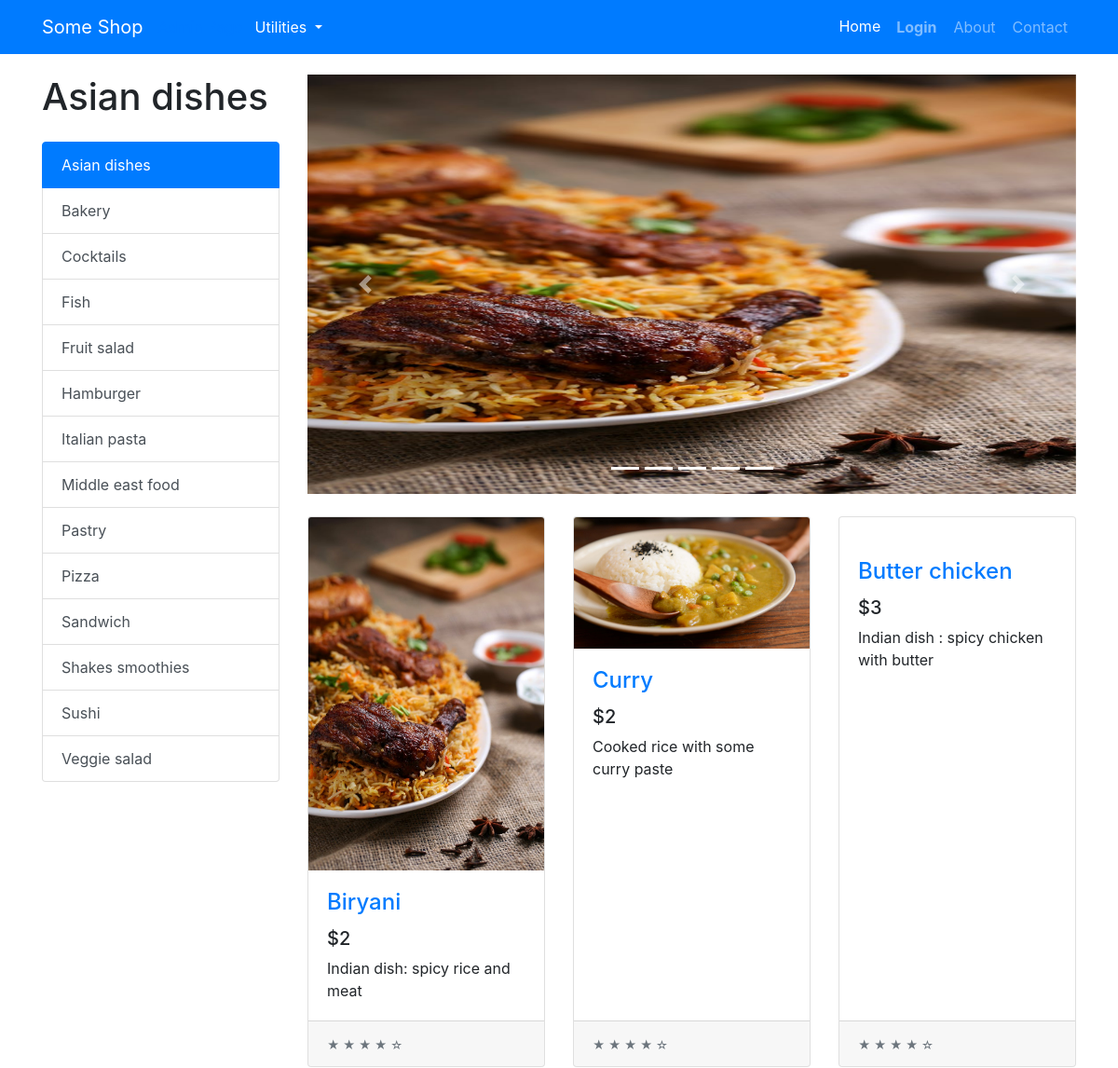
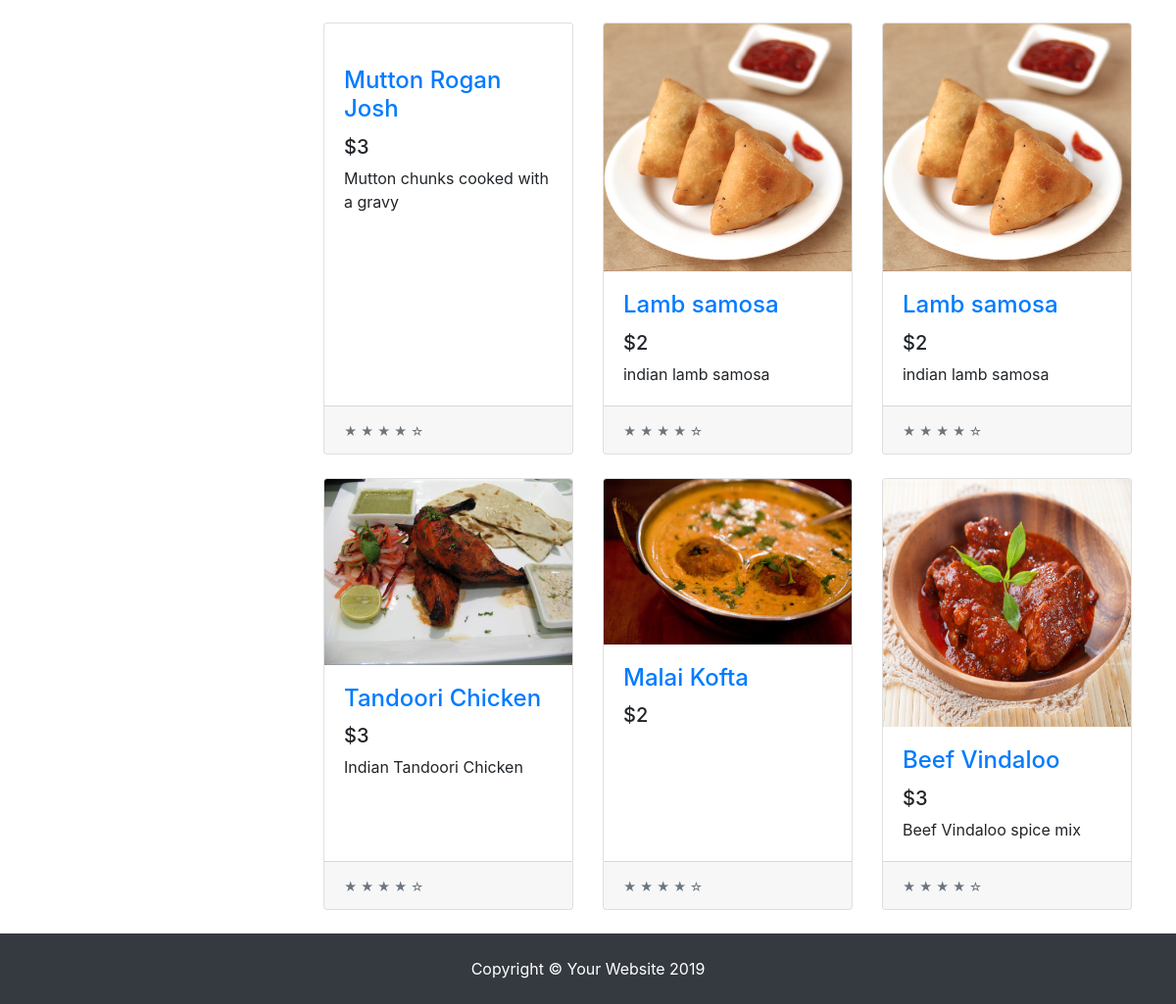
Before: /categories/asian_dishes with the older database file (2 pictures, top to bottom).
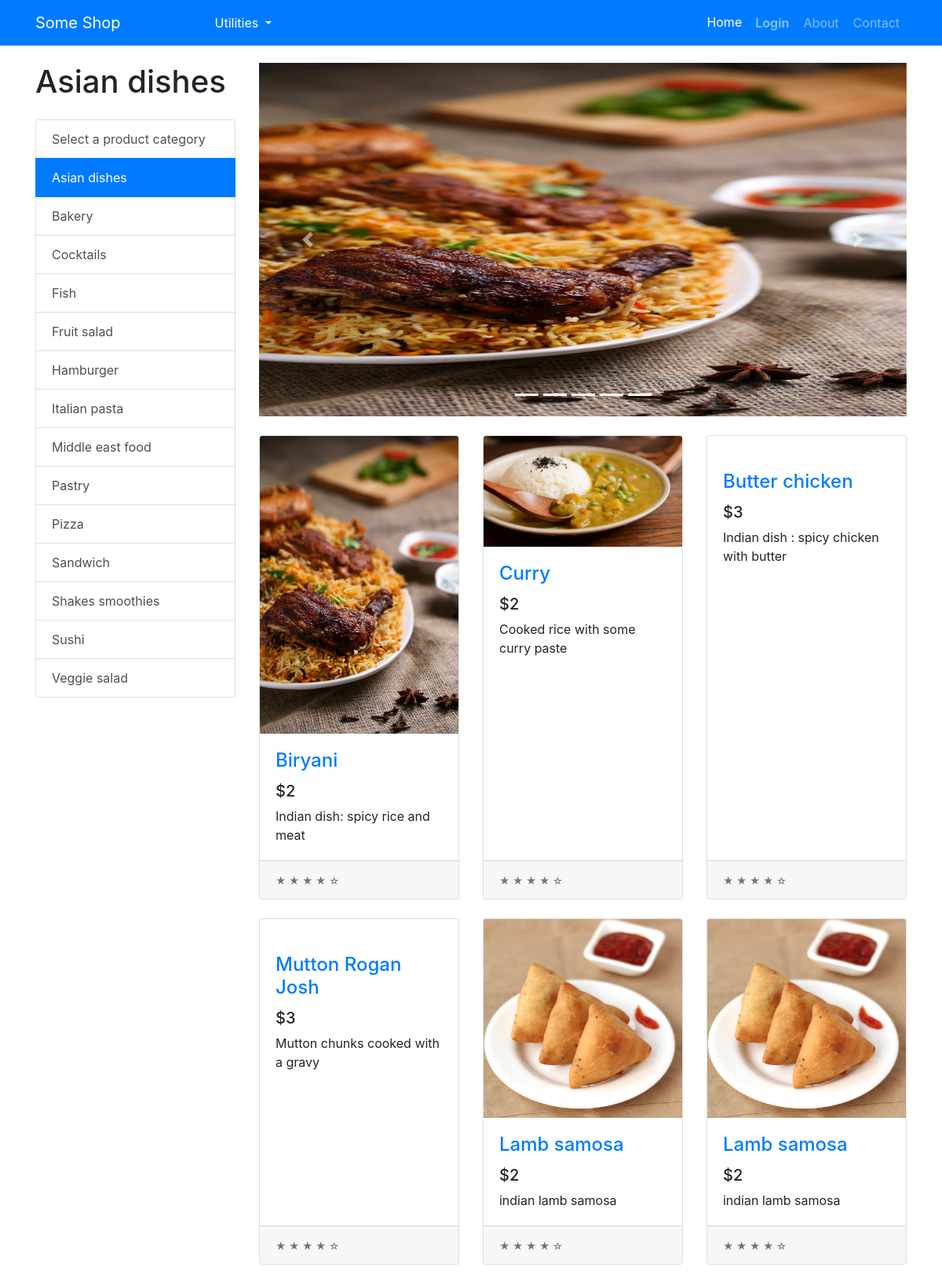
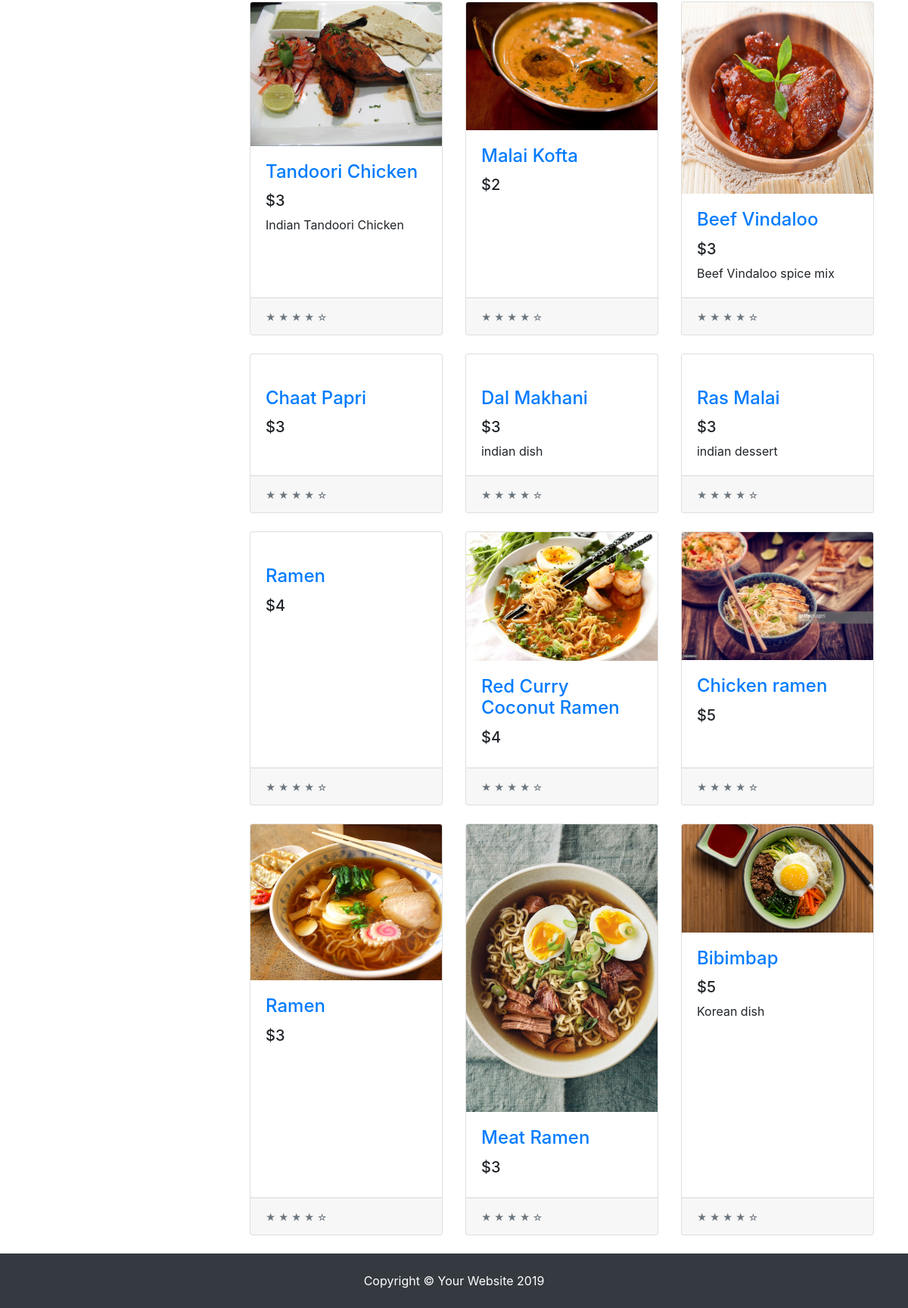
After: the same page with the newer database file (2 pictures, top to bottom).
### tables this page shows
CREATE TABLE PRODUCT (ID VARCHAR, NAME VARCHAR, PRICE INTEGER, DESCRIPTION TEXT, IMAGE TEXT, TAGS TEXT, SCORE REAL);

### app.py (the view)
@app.route("/categories/<category>")
def categories(category):
    products = get_products_by_tag(category)
    tags = get_product_tags()
    return render_template("index.html",
                            products=products,
                            tags=tags,
                            category=category,
                            chosen_products=products[:5],
                            os=os,
                            len=len,
                            range=range,
                            enumerate=enumerate)

### common/database.py (called while the page is built)
    @classmethod
    def get_all_products(cls, formalize=True):
        cursor = cls.DATABASE.execute("SELECT * FROM PRODUCT ORDER BY SCORE DESC")
        returned_data = cursor.fetchall()
        if not returned_data:
            return None
        if not formalize:
            return returned_data
        data = []
        for item in returned_data:
            d = {}
            for i, field in enumerate(cls.PRODUCT_FIELDS):
                d[field.lower()] = item[i]
            data.append(d)
        return data

    @classmethod
    def get_products_by_tag(cls, tag):
        cursor = cls.DATABASE.execute("SELECT * FROM PRODUCT WHERE TAGS LIKE ? ORDER BY SCORE DESC", (f"%{tag}%",))
        returned_data = cursor.fetchall()
        if not returned_data:
            return None
        data = []
        for item in returned_data:
            d = {}
            for i, field in enumerate(cls.PRODUCT_FIELDS):
                d[field.lower()] = item[i]
            data.append(d)
        return data

    @classmethod
    def get_product_tags(cls):
        data = cls.get_all_products()
        return sorted({ d['tags'] for d in data })

### models/products/product.py (called while the page is built)
def get_product_tags():
    return Database.get_product_tags()

def get_products_by_tag(tag):
    products = Database.get_products_by_tag(tag)
    if products:
        return [ Product(**product) for product in products ]
    else:
        return []

### templates/index.html (shortened to what this page needs)
{% extends "base.html" %}
{% block content %}
<div class="container">
    <div class="row">
        <div class="col-lg-3">
            <h1 class="my-4">
                {% if category %}
                {{category.replace("_", " ").capitalize()}}
                {% else %}
                Categories
                {% endif %}
            </h1>
            <div class="list-group" id="list-tab" role="tablist">
                {% for tag in tags %}
                {% if category == tag %}
                <a class="list-group-item list-group-item-action active" href="{{url_for('categories', category=tag)}}"
                    aria-controls="home">{{tag.replace("_", " ").capitalize()}}</a>
                {% else %}
                <a class="list-group-item list-group-item-action" href="{{url_for('categories', category=tag)}}"
                    aria-controls="home">{{tag.replace("_", " ").capitalize()}}</a>
                {% endif %}
                {% endfor %}
            </div>
        </div>
        <div class="col-lg-9">
            <div id="carouselExampleIndicators" class="carousel slide my-4" data-ride="carousel">
                <ol class="carousel-indicators">
                    {% for i in range(len(chosen_products)) %}
                    <li data-target="#carouselExampleIndicators" data-slide-to="{{i}}" class="active"></li>
                    {% endfor %}
                </ol>
                <div class="carousel-inner" role="listbox">
                    {% for i, product in enumerate(chosen_products) %}
                        {% if i == 0 %}
                        <div class="carousel-item active">
                        {% else %}
                        <div class="carousel-item">
                            {% endif %}
                            <a href="{{url_for('product.product', product_id=product.id)}}">
                                <img class="d-block img-fluid carousel-img"
                                    src="{{url_for('static', filename='img/products/{}'.format(os.path.basename(product.image)))}}"
                                    alt="slide">
                            </a>
                        </div>
                        {% endfor %}
                    </div>
                    <a class="carousel-control-prev" href="#carouselExampleIndicators" role="button" data-slide="prev">
                        <span class="carousel-control-prev-icon" aria-hidden="true"></span>
                    </a>
                    <a class="carousel-control-next" href="#carouselExampleIndicators" role="button" data-slide="next">
                        <span class="carousel-control-next-icon" aria-hidden="true"></span>
                    </a>
                </div>
                <div class="row">
                    {% for product in products %}
                    <div class="col-lg-4 col-md-6 mb-4">
                        <div class="card h-100">
                            <a href="{{url_for('product.product', product_id=product.id)}}"><img class="card-img-top"
                                    src="{{url_for('static', filename='img/products/{}'.format(os.path.basename(product.image)))}}"
                                    alt=""></a>
                            <div class="card-body">
                                <h4 class="card-title">
                                    <a href="{{url_for('product.product', product_id=product.id)}}">{{product.name}}</a>
                                </h4>
                                <h5>${{product.price}}</h5>
                                <p class="card-text">{{product.description}}</p>
                            </div>
                            <div class="card-footer">
                                <small class="text-muted">&#9733; &#9733; &#9733; &#9733; &#9734;</small>
                            </div>
                        </div>
                    </div>
                    {% endfor %}
                </div>
            </div>
        </div>
    </div>
    <footer class="py-4 bg-dark">
        <div class="container">
            <p class="m-0 text-center text-white">Copyright &copy; Your Website 2019</p>
        </div>
    </footer>
    {% endblock content %}

### templates/base.html (shortened to what this page needs)
<!doctype html>
<html>
<head>
    <link rel="stylesheet" href="{{url_for('static', filename='css/shop-homepage.css')}}">
    <link rel="stylesheet" href="{{url_for('static', filename='css/bootstrap.min.css')}}">
</head>
<body>
    <nav class="navbar navbar-expand-lg navbar-dark bg-primary fixed-top">
        <div class="container">
            <a class="navbar-brand" href="#">Some Shop</a>
                <a class="nav-item" href="{{url_for('user.admin')}}">Admin Page</a>
            <div class="dropdown">
                <button class="btn btn-primary dropdown-toggle" type="button" id="dropdownMenu2" data-toggle="dropdown"
                    aria-haspopup="true" aria-expanded="false">
                    Utilities
                </button>
            </div>
            <div class="collapse navbar-collapse" id="navbarResponsive">
                <ul class="navbar-nav ml-auto">
                    <li class="nav-item active">
                        <a class="nav-link" href="{{url_for('home')}}">Home
                        </a>
                    </li>
                    {% if not session['email'] %}
                    <li class="nav-item">
                        <a class="nav-link btn font-weight-bold" href="{{url_for('user.login')}}">Login</a>
                    </li>
                    {% else %}
                    <li class="nav-item">
                        <a class="nav-link btn" href="{{url_for('user.logout')}}">Logout</a>
                    </li>
                    {% endif %}
                    <li class="nav-item">
                        <a class="nav-link btn" href="#">About</a>
                    </li>
                    <li class="nav-item">
                        <a class="nav-link btn" href="#">Contact</a>
                    </li>
                </ul>
            </div>
        </div>
    </nav>
    {% block content %}
    {% endblock content %}
</body>
</html>

### static/css/shop-homepage.css (style rules this page uses)
body { padding-top: 56px; }

### templates/index.html (style rules this page uses)
.carousel-img { width: 900px; height: 450px; }

Changed rows visible on the page:
added PRODUCT: replace "Select a product category", shown under "Asian dishes"
added PRODUCT: name "Chaat Papri", price "3"
added PRODUCT: name "Dal Makhani", price "3", description "indian dish"
added PRODUCT: name "Ras Malai", price "3", description "indian dessert"
added PRODUCT: name "Ramen", price "4"
added PRODUCT: IMAGE (picture), name "Red Curry Coconut Ramen", price "4"
added PRODUCT: IMAGE (picture), name "Chicken ramen", price "5"
added PRODUCT: IMAGE (picture), name "Ramen", price "3"
added PRODUCT: IMAGE (picture), name "Meat Ramen", price "3"
added PRODUCT: IMAGE (picture), name "Bibimbap", price "5", description "Korean dish"
